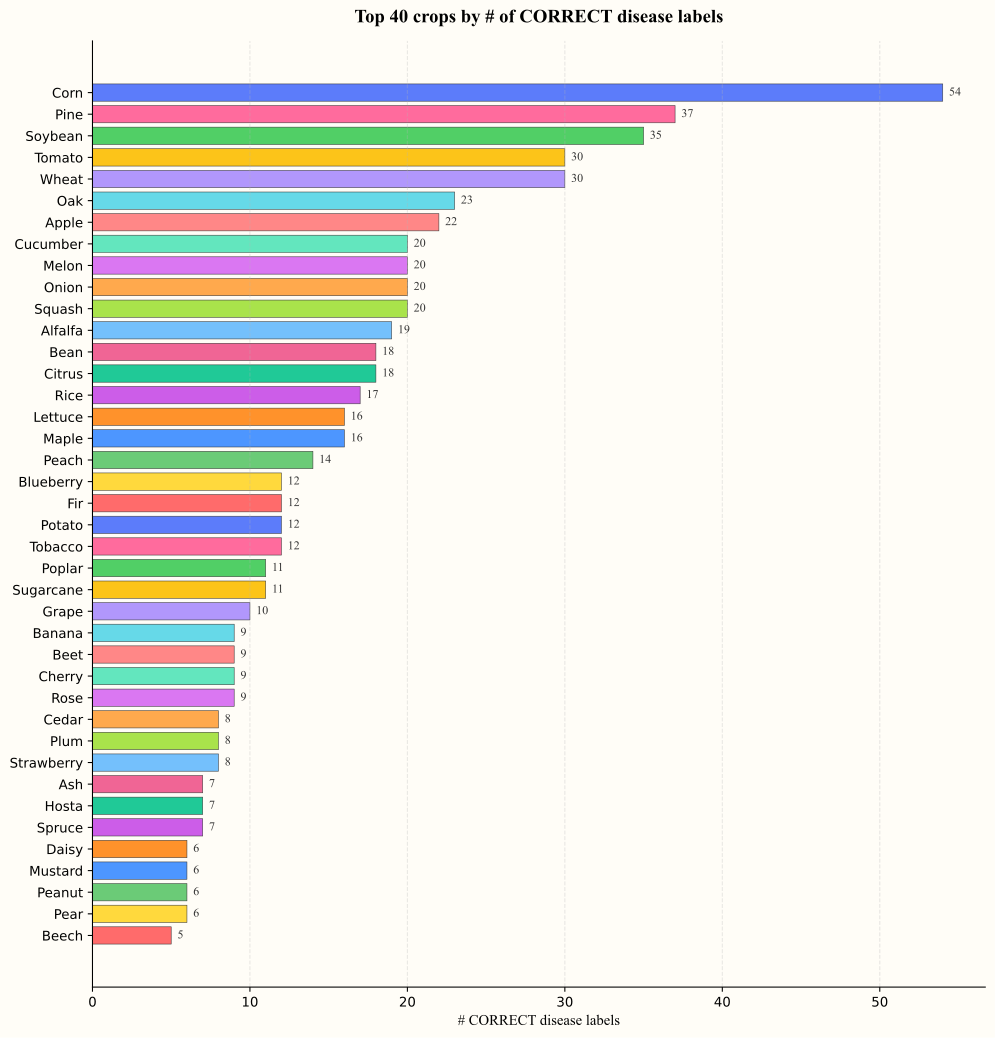

Write the Python code that produced this figure.
"""Horizontal bar chart: top-N crops ranked by number of CORRECT diseases."""

import sys
from pathlib import Path

import matplotlib.pyplot as plt

from viz_common import BG, CROP_COLORS, FONT, INPUT_JSON, load_json, save_all

TOP_N = 40


def draw(json_path, out_dir):
    entries = load_json(json_path)
    entries = sorted(entries, key=lambda e: -len(e.get("diseases", [])))[:TOP_N]
    entries.reverse()  # largest on top when using barh

    labels = [e["crop"] for e in entries]
    counts = [len(e["diseases"]) for e in entries]

    fig, ax = plt.subplots(figsize=(12, max(6, len(entries) * 0.32)),
                           facecolor=BG)
    ax.set_facecolor(BG)

    colors = [CROP_COLORS[i % len(CROP_COLORS)] for i in range(len(entries))]
    bars = ax.barh(labels, counts, color=colors,
                   edgecolor="#333333", linewidth=0.4)

    for bar, c in zip(bars, counts):
        ax.text(bar.get_width() + 0.4, bar.get_y() + bar.get_height()/2,
                str(c), va="center", fontsize=9, fontfamily=FONT,
                color="#333333")

    ax.set_xlabel("# CORRECT disease labels", fontsize=11, fontfamily=FONT)
    ax.set_title(f"Top {len(entries)} crops by # of CORRECT disease labels",
                 fontsize=14, fontfamily=FONT, fontweight="bold", pad=14)
    ax.grid(axis="x", alpha=0.3, linestyle="--")
    ax.spines["top"].set_visible(False)
    ax.spines["right"].set_visible(False)

    save_all(fig, out_dir, "viz_bar_crops")
    plt.close(fig)


def main():
    json_path = sys.argv[1] if len(sys.argv) > 1 else INPUT_JSON
    out_dir   = sys.argv[2] if len(sys.argv) > 2 else "."
    print(f"Reading: {json_path}")
    draw(json_path, out_dir)
    print("Done.")


if __name__ == "__main__":
    main()
